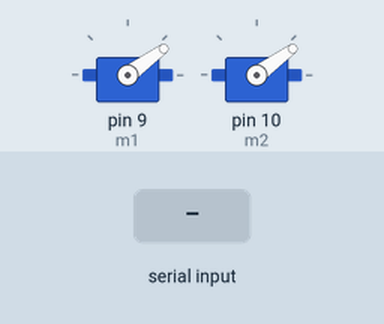
Recording of a sketch running on a simulated Arduino Uno, built with avr-gcc and run on an emulated ATmega328P. Parts: 2 × servo. The test bench sets the inputs (shaded band).

Above: at 1.2 s.
1.3 s: "b" received over Serial
At 2.5 s:
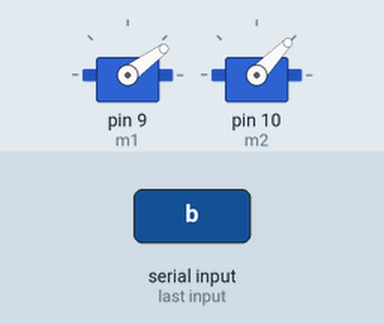
2.8 s: byte 67 ('C') received over Serial
At 3.8 s:
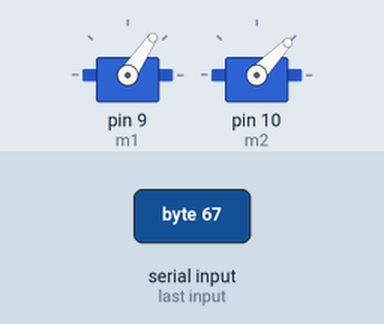
4.3 s: byte 68 ('D') received over Serial
At 4.9 s:
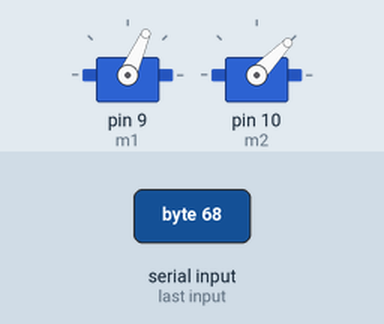
5.8 s: byte 70 ('F') received over Serial
At 6.1 s:
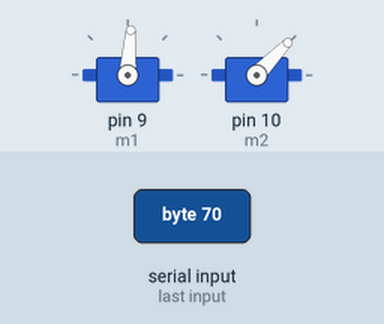
7.3 s: byte 72 ('H') received over Serial
At 8.4 s:
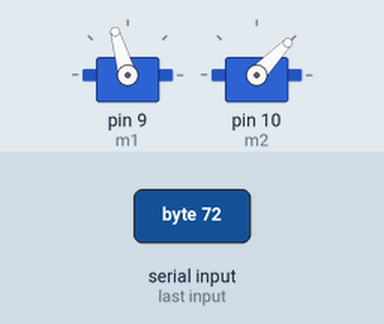
8.8 s: "a" received over Serial
At 9.6 s:
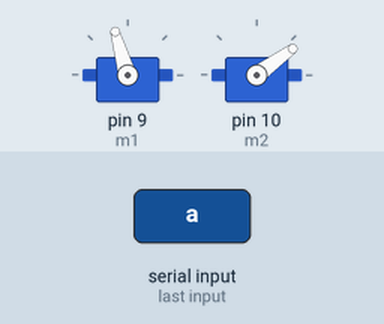
Timing chart, 0 to 11.3 s (numbered marks = the images above; inputs shaded):
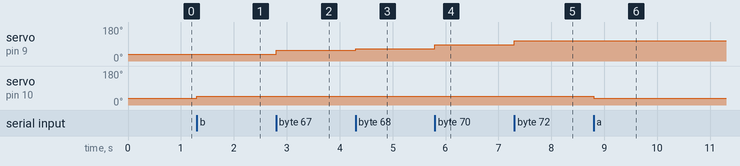

Measured:
- after the input at 1.3 s, servo on pin 10 (m2): 36° → 46° at once
- after the input at 2.8 s, servo on pin 9 (m1): 36° → 56° at once
- after the input at 4.3 s, servo on pin 9 (m1): 56° → 66° at once
- after the input at 5.8 s, servo on pin 9 (m1): 66° → 86° at once
- after the input at 7.3 s, servo on pin 9 (m1): 86° → 106° at once
- after the input at 8.8 s, servo on pin 10 (m2): 46° → 36° at once

The sketch:

control.ino
```cpp
#include <Servo.h>

Servo m1;
Servo m2;

int incomingByte;

const int r1 = 3;
const int r2 = 2;

int reverse1 = 0;
int reverse2 = 0;

void setup()
{
  Serial.begin(9600);
  pinMode(r1, OUTPUT);
  pinMode(r2, OUTPUT);
  m1.attach(9);
  m2.attach(10);
  m1.write(36);
  m2.write(36);

}

void loop()
{
  if (Serial.available() > 0)
  {
    incomingByte = Serial.read();
    while(incomingByte == 'a')
    {
      incomingByte = Serial.read();
      m2.write(36);
      break;
    }
    while(incomingByte == 'b')
    {
        incomingByte = Serial.read();
        m2.write(46);
        break;
    }
    while(incomingByte == 'c')
    {
        incomingByte = Serial.read();
        m2.write(56);
        break;
    }
    while(incomingByte == 'd')
    {
        incomingByte = Serial.read();
        m2.write(66);
        break;
    }
    while(incomingByte == 'e')
    {
        incomingByte = Serial.read();
        m2.write(76);
        break;
    }
    while(incomingByte == 'f')
    {
        incomingByte = Serial.read();
        m2.write(86);
        break;
    }
    while(incomingByte == 'g')
    {
        incomingByte = Serial.read();
        m2.write(96);
        break;
    }
    while(incomingByte == 'h')
    {
        incomingByte = Serial.read();
        m2.write(106);
        break;
    }


    while(incomingByte == 'A')
    {
      incomingByte = Serial.read();
      m1.write(36);
      break;
    }
    while(incomingByte == 'B')
    {
        incomingByte = Serial.read();
        m1.write(46);
        break;
    }
    while(incomingByte == 'C')
    {
        incomingByte = Serial.read();
        m1.write(56);
        break;
    }
    while(incomingByte == 'D')
    {
        incomingByte = Serial.read();
        m1.write(66);
        break;
    }
    while(incomingByte == 'E')
    {
        incomingByte = Serial.read();
        m1.write(76);
        break;
    }
    while(incomingByte == 'F')
    {
        incomingByte = Serial.read();
        m1.write(86);
        break;
    }
    while(incomingByte == 'G')
    {
        incomingByte = Serial.read();
        m1.write(96);
        break;
    }
    while(incomingByte == 'H')
    {
        incomingByte = Serial.read();
        m1.write(106);
        break;
    }

    //relay 1 wordt ingeschakeld
    while(incomingByte == '3' && reverse1 == 0)
    {
       incomingByte = Serial.read();
       digitalWrite(r1, HIGH);
       reverse1 = 1;
       break;
    }
    //relay 1 wordt uitgeschakeld
    while(incomingByte == '4' && reverse1 == 1)
    {
        incomingByte = Serial.read();
        digitalWrite(r1, LOW);
        reverse1 = 0;
        break;
    }
    //relay 2 wordt ingeschakeld
    while(incomingByte == '7' && reverse2 == 0)
    {
        incomingByte = Serial.read();
        digitalWrite(r2, HIGH);
        reverse2 = 1;
        break;
    }
    //relay 2 wordt uitgeschakeld
    while(incomingByte == '8' && reverse2 == 1)
    {
        incomingByte = Serial.read();
        digitalWrite(r2, LOW);
        reverse2 = 0;
        break;
    }
  }
}
```
